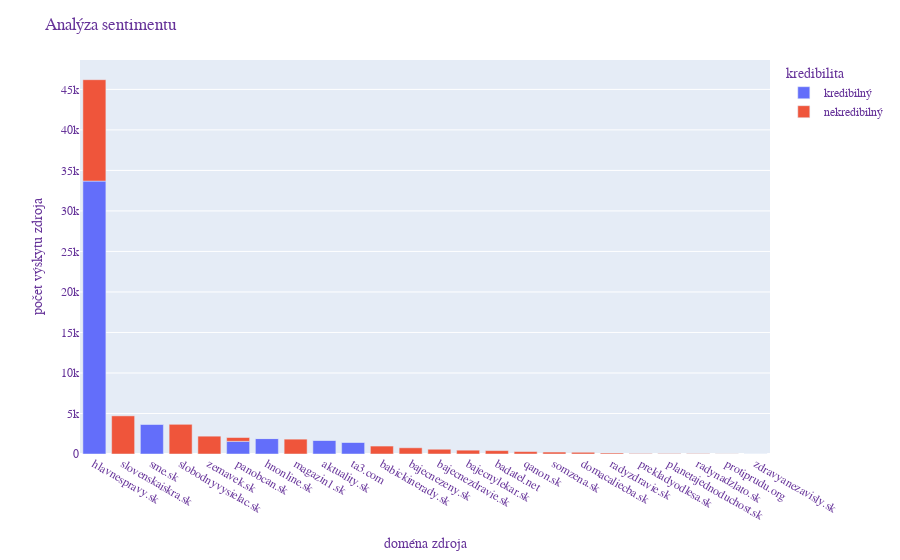
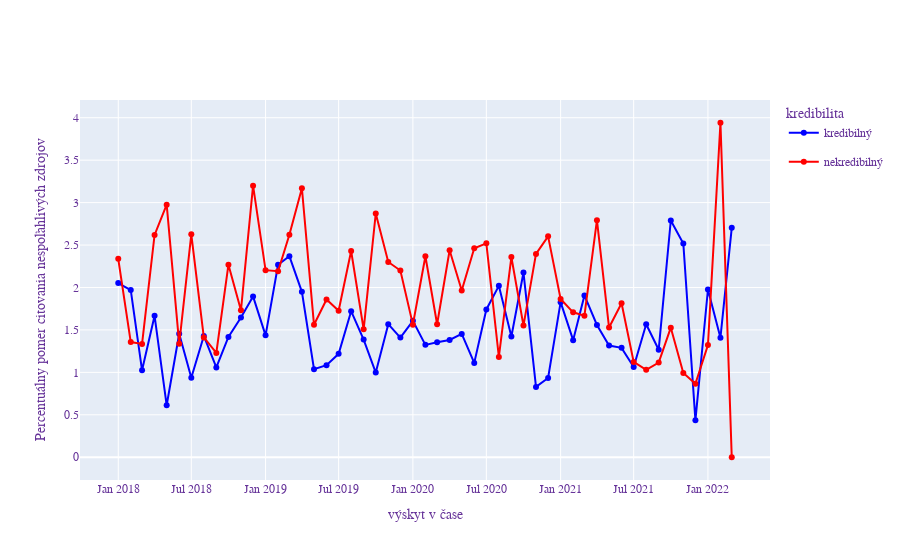

Write notebook code for charts like these, in order.
### Markdown cell above
## Graphs for data_sen

### Code cell
plot_the_graph(data_sen, "Analýza sentimentu")

data_sen = pd.read_pickle("sources/indicators_final_dataset/sentiment.pkl")
data_sen['label'] = data_sen['label'].astype(str).astype(int)
graph_percentage(data_sen, "label", 1)

### Figure 1 — Plotly figure (JSON) as saved in the notebook; plotly's stock layout.template omitted (floating-point values rounded to 4 significant figures)
{"data": [{"alignmentgroup": "True", "hovertemplate": "credibility=1<br>source.name=%{x}<br>count=%{y}<extra></extra>", "legendgroup": "1", "marker": {"color": "#636efa", "pattern": {"shape": ""}}, "name": "kredibilný", "offsetgroup": "1", "orientation": "v", "showlegend": true, "textposition": "auto", "type": "bar", "x": ["hlavnespravy.sk", "slobodnyvysielac.sk", "hnonline.sk", "panobcan.sk", "sme.sk", "aktuality.sk", "ta3.com", "zemavek.sk", "bajecnylekar.sk", "slovenskaiskra.sk", "bajecnezdravie.sk", "babickinerady.sk", "magazin1.sk", "bajecnezeny.sk", "somzena.sk", "planetajednoduchost.sk", "qanon.sk", "radyzdravie.sk", "domacaliecba.sk", "radynadzlato.sk", "badatel.net", "prekladyodlesa.sk", "protiprudu.org", "zdravyanezavisly.sk"], "xaxis": "x", "y": [33683, 0, 1906, 1563, 3678, 1696, 1453, 0, 0, 0, 0, 0, 0, 0, 0, 0, 0, 0, 0, 0, 0, 0, 0, 3], "yaxis": "y"}, {"alignmentgroup": "True", "hovertemplate": "credibility=0<br>source.name=%{x}<br>count=%{y}<extra></extra>", "legendgroup": "0", "marker": {"color": "#EF553B", "pattern": {"shape": ""}}, "name": "nekredibilný", "offsetgroup": "0", "orientation": "v", "showlegend": true, "textposition": "auto", "type": "bar", "x": ["hlavnespravy.sk", "slobodnyvysielac.sk", "hnonline.sk", "panobcan.sk", "sme.sk", "aktuality.sk", "ta3.com", "zemavek.sk", "bajecnylekar.sk", "slovenskaiskra.sk", "bajecnezdravie.sk", "babickinerady.sk", "magazin1.sk", "bajecnezeny.sk", "somzena.sk", "planetajednoduchost.sk", "qanon.sk", "radyzdravie.sk", "domacaliecba.sk", "radynadzlato.sk", "badatel.net", "prekladyodlesa.sk", "protiprudu.org", "zdravyanezavisly.sk"], "xaxis": "x", "y": [12512, 3664, 0, 470, 0, 0, 0, 2201, 472, 4707, 588, 980, 1833, 767, 239, 56, 298, 123, 211, 44, 418, 62, 13, 0], "yaxis": "y"}], "layout": {"barmode": "relative", "font": {"color": "RebeccaPurple", "family": "Courier New, monospace", "size": 12}, "legend": {"title": {"text": "kredibilita"}, "tracegroupgap": 0}, "margin": {"t": 60}, "title": {"text": "Analýza sentimentu"}, "xaxis": {"anchor": "y", "categoryorder": "total descending", "domain": [0, 1], "title": {"text": "doména zdroja"}}, "yaxis": {"anchor": "x", "domain": [0, 1], "title": {"text": "počet výskytu zdroja"}}}}

### Figure 2 — Plotly figure (JSON) as saved in the notebook; plotly's stock layout.template omitted (floating-point values rounded to 4 significant figures)
{"data": [{"hovertemplate": "variable=perc_credible<br>month=%{x}<br>value=%{y}<extra></extra>", "legendgroup": "perc_credible", "line": {"color": "blue", "dash": "solid", "width": 2}, "marker": {"symbol": "circle"}, "mode": "markers+lines", "name": "kredibilný", "orientation": "v", "showlegend": true, "type": "scatter", "x": ["2018-01", "2018-02", "2018-03", "2018-04", "2018-05", "2018-06", "2018-07", "2018-08", "2018-09", "2018-10", "2018-11", "2018-12", "2019-01", "2019-02", "2019-03", "2019-04", "2019-05", "2019-06", "2019-07", "2019-08", "2019-09", "2019-10", "2019-11", "2019-12", "2020-01", "2020-02", "2020-03", "2020-04", "2020-05", "2020-06", "2020-07", "2020-08", "2020-09", "2020-10", "2020-11", "2020-12", "2021-01", "2021-02", "2021-03", "2021-04", "2021-05", "2021-06", "2021-07", "2021-08", "2021-09", "2021-10", "2021-11", "2021-12", "2022-01", "2022-02", "2022-03"], "xaxis": "x", "y": [2.052, 1.969, 1.025, 1.667, 0.6122, 1.455, 0.9368, 1.429, 1.058, 1.417, 1.646, 1.895, 1.436, 2.268, 2.369, 1.949, 1.038, 1.084, 1.218, 1.721, 1.386, 0.9977, 1.568, 1.41, 1.607, 1.324, 1.354, 1.381, 1.453, 1.112, 1.742, 2.019, 1.422, 2.176, 0.829, 0.9336, 1.827, 1.379, 1.906, 1.558, 1.316, 1.289, 1.064, 1.566, 1.267, 2.789, 2.518, 0.4348, 1.976, 1.408, 2.703], "yaxis": "y"}, {"hovertemplate": "variable=perc_noncredible<br>month=%{x}<br>value=%{y}<extra></extra>", "legendgroup": "perc_noncredible", "line": {"color": "red", "dash": "solid", "width": 2}, "marker": {"symbol": "circle"}, "mode": "markers+lines", "name": "nekredibilný", "orientation": "v", "showlegend": true, "type": "scatter", "x": ["2018-01", "2018-02", "2018-03", "2018-04", "2018-05", "2018-06", "2018-07", "2018-08", "2018-09", "2018-10", "2018-11", "2018-12", "2019-01", "2019-02", "2019-03", "2019-04", "2019-05", "2019-06", "2019-07", "2019-08", "2019-09", "2019-10", "2019-11", "2019-12", "2020-01", "2020-02", "2020-03", "2020-04", "2020-05", "2020-06", "2020-07", "2020-08", "2020-09", "2020-10", "2020-11", "2020-12", "2021-01", "2021-02", "2021-03", "2021-04", "2021-05", "2021-06", "2021-07", "2021-08", "2021-09", "2021-10", "2021-11", "2021-12", "2022-01", "2022-02", "2022-03"], "xaxis": "x", "y": [2.338, 1.357, 1.335, 2.619, 2.976, 1.336, 2.627, 1.411, 1.23, 2.269, 1.731, 3.2, 2.204, 2.191, 2.622, 3.169, 1.56, 1.859, 1.727, 2.43, 1.508, 2.872, 2.301, 2.2, 1.562, 2.368, 1.567, 2.439, 1.964, 2.462, 2.52, 1.182, 2.359, 1.551, 2.396, 2.602, 1.864, 1.707, 1.669, 2.793, 1.528, 1.815, 1.124, 1.031, 1.115, 1.527, 0.9934, 0.8658, 1.322, 3.941, 0], "yaxis": "y"}], "layout": {"font": {"color": "RebeccaPurple", "family": "Courier New, monospace", "size": 12}, "legend": {"title": {"text": "kredibilita"}}, "showlegend": true, "title": {"text": ""}, "xaxis": {"title": {"text": "výskyt v čase"}}, "yaxis": {"title": {"text": "Percentuálny pomer citovania nespoľahlivých zdrojov"}}}}
